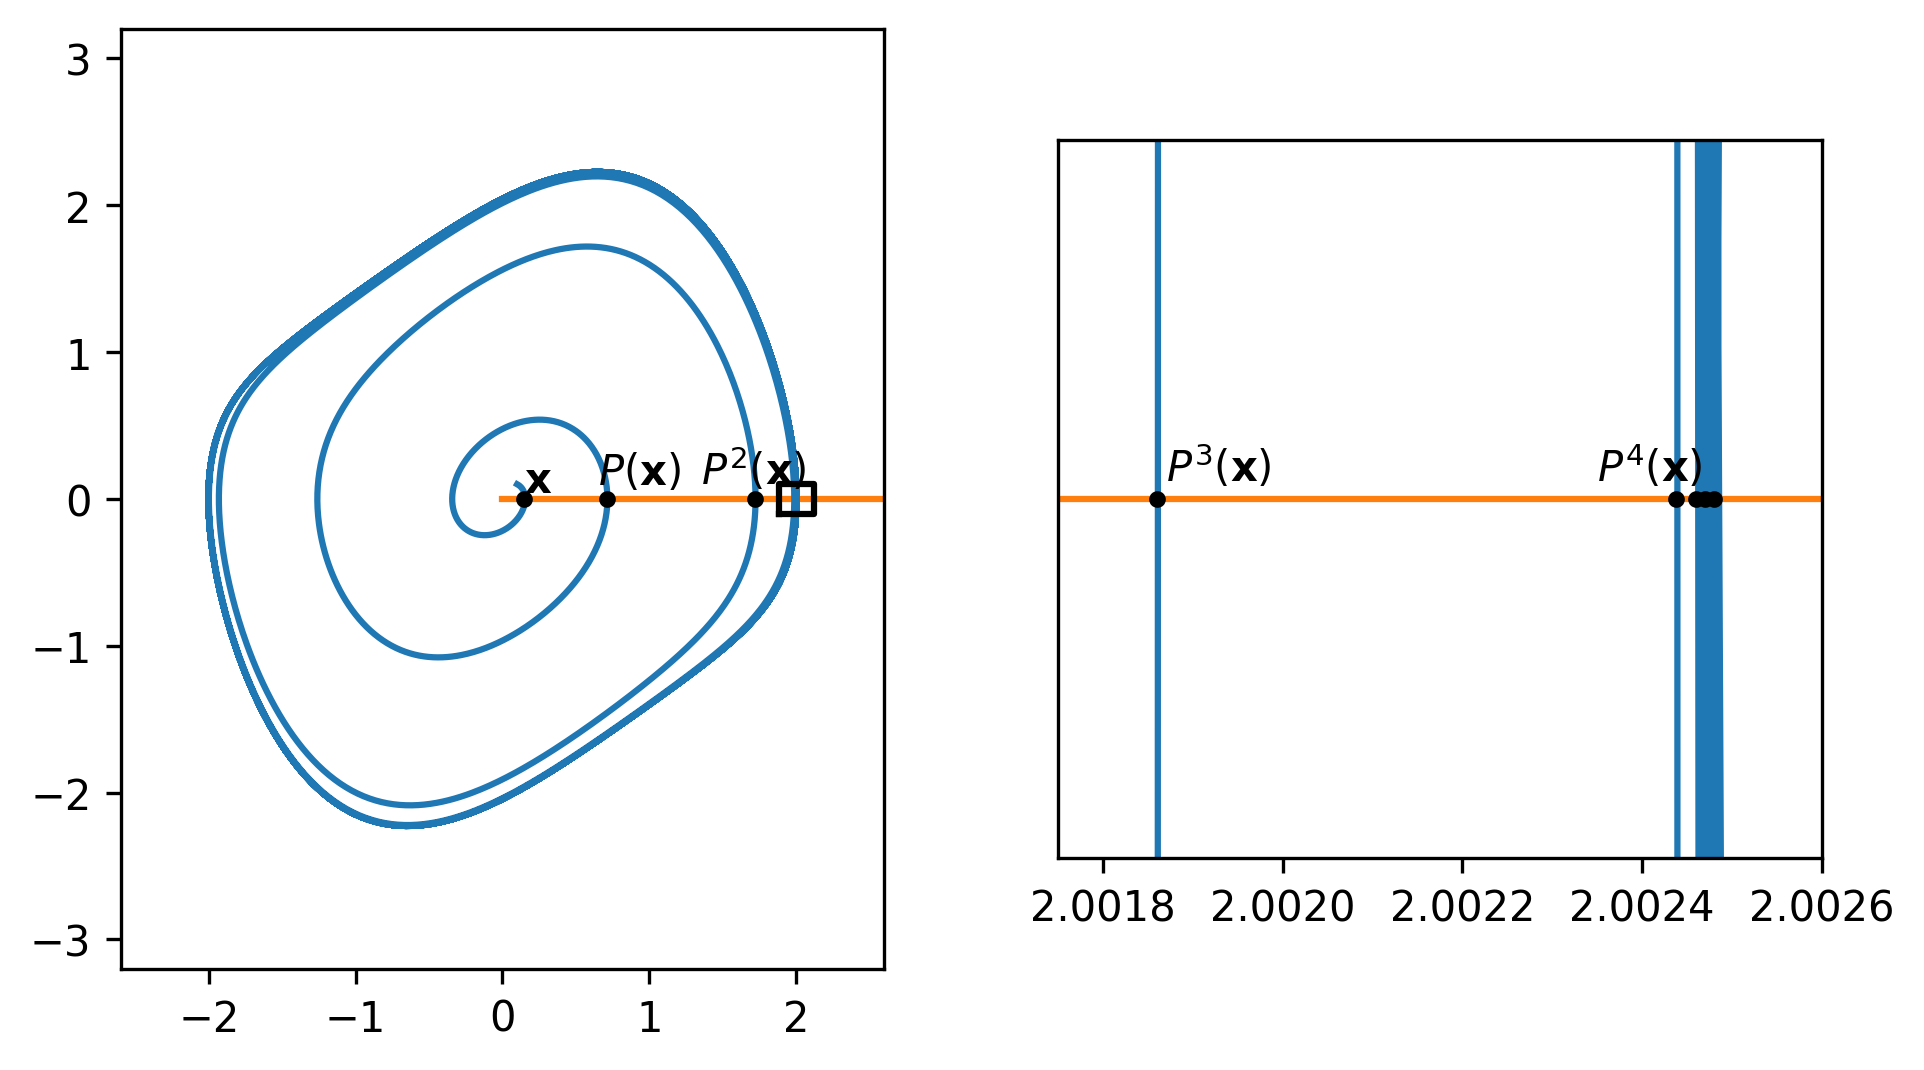

Write Python code to recreate this figure.
import numpy as np
import matplotlib.pyplot as plt

# x'' - mu(1-x^2)x' + x = 0
# -> x' = y 
#    y' = mu(1-x^2)y - x
# ベクトル場を定義

mu = 0.5
def f(x: np.ndarray) -> np.ndarray:
  return np.array([
      x[1],
      mu * (1. - x[0]**2) * x[1] - x[0] 
  ])


# 平衡点
X = np.array([0.0, 0.0])

# 古典的ルンゲ=クッタ (４段陽的ルンゲ=クッタ)
def runge_kutta(x: np.ndarray, tau: float) -> np.ndarray:
    k1 = f(x)
    k2 = f(x + tau/2 * k1)
    k3 = f(x + tau/2 * k2)
    k4 = f(x + tau * k3)
    return x + tau/6 * (k1 + 2*k2 + 2*k3 + k4)

fig, ax = plt.subplots(1, 2)
fig.tight_layout()
ax[0].set_aspect('equal')
ax[1].set_aspect('equal')
# optional: fix axis limits (important!)
ax[0].set_xlim(-2.6, 2.6)
ax[0].set_ylim(-3.2, 3.2)
ax[1].set_xlim(0.0, 2.1)
ax[1].set_ylim(-0.5, 0.5)

ax[1].set_xlim(2.00175, 2.0026)
ax[1].set_ylim(-0.0004, 0.0004)
# ax[1].set_xticks([])
ax[1].set_yticks([])


# 時間区間分割
T: float = 100
N: int = 10000
t = np.linspace(0, T, N+1)
tau: float = T/N

# initial condition
x0 = 0.1 
y0 = 0.1 

# 配列を初期化
x = np.empty((2, N+1), dtype = float)
x[:, :] = np.nan
x[:, 0] = [x0, y0]

# ルンゲ=クッタ法
for i in range(N):
  x[:, i+1] = runge_kutta(x[:, i], tau)
  if np.linalg.norm(x[:, i+1] - X) > 10.0:
    break

# プロット
ax[0].plot([0, 3], [0, 0], color='tab:orange')
ax[0].plot(x[0], x[1], color='tab:blue')
ax[0].plot([1.88, 1.88, 2.12, 2.12, 1.88], [-0.1, 0.1, 0.1, -0.1, -0.1], color='k')
ax[0].text(0.15, 0.05, '$\mathbf{x}$')
ax[0].text(0.65, 0.10, '$P(\mathbf{x})$')
ax[0].text(1.35, 0.10, '$P^2(\mathbf{x})$')
ax[0].plot([0.15, 0.71, 1.72], [0, 0, 0], linestyle='None', marker='o', markersize=3, color='k')

# プロット
ax[1].plot([0, 3], [0, 0], color='tab:orange')
ax[1].plot(x[0], x[1], color='tab:blue')
ax[1].text(2.00187, 0.00002, '$P^3(\mathbf{x})$')
ax[1].text(2.00235, 0.00002, '$P^4(\mathbf{x})$')
ax[1].plot([2.00186, 2.002438, 2.00246, 2.00247, 2.00248], [0, 0, 0, 0, 0], linestyle='None', marker='o', markersize=3, color='k')

plt.savefig('poincare_map.png', bbox_inches='tight', dpi=300)
plt.show()
# ax.plot(X[0], X[1], linestyle='None', marker='o', color='tab:red')
# ax.set_xlim([-0.15, 1.75])
# ax.set_ylim([-0.9, 0.9])
